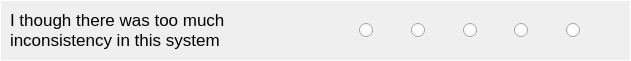
  <widget class="QFrame" name="frame_Q6">
   <property name="geometry">
    <rect>
     <x>60</x>
     <y>390</y>
     <width>631</width>
     <height>61</height>
    </rect>
   </property>
   <property name="styleSheet">
    <string notr="true">QFrame
{
border:1px solid white;
}

QRadioButton::indicator::checked
{ 
	border: 2px solid white; 
	border-radius: 6px; 
	background-color: rgb(225,67,19); 
	width: 10px; 
	height: 9px; 
}</string>
   </property>
   <property name="frameShape">
    <enum>QFrame::StyledPanel</enum>
   </property>
   <property name="frameShadow">
    <enum>QFrame::Raised</enum>
   </property>
   <widget class="QLabel" name="label_Text6">
    <property name="geometry">
     <rect>
      <x>10</x>
      <y>10</y>
      <width>311</width>
      <height>41</height>
     </rect>
    </property>
    <property name="font">
     <font>
      <family>Arial</family>
      <pointsize>13</pointsize>
     </font>
    </property>
    <property name="styleSheet">
     <string notr="true">QFrame
{
border:none;
}</string>
    </property>
    <property name="text">
     <string>&lt;html&gt;&lt;head/&gt;&lt;body&gt;&lt;p&gt;I though there was too much inconsistency in this system&lt;/p&gt;&lt;/body&gt;&lt;/html&gt;</string>
    </property>
    <property name="textFormat">
     <enum>Qt::RichText</enum>
    </property>
    <property name="wordWrap">
     <bool>true</bool>
    </property>
   </widget>
   <widget class="QFrame" name="frame_Choice6">
    <property name="geometry">
     <rect>
      <x>350</x>
      <y>10</y>
      <width>271</width>
      <height>41</height>
     </rect>
    </property>
    <property name="layoutDirection">
     <enum>Qt::LeftToRight</enum>
    </property>
    <property name="styleSheet">
     <string notr="true">QFrame
{
border:none;
}</string>
    </property>
    <property name="frameShape">
     <enum>QFrame::StyledPanel</enum>
    </property>
    <property name="frameShadow">
     <enum>QFrame::Raised</enum>
    </property>
    <layout class="QHBoxLayout" name="horizontalLayout_7">
     <item>
      <widget class="QRadioButton" name="quest6Ans1">
       <property name="layoutDirection">
        <enum>Qt::LeftToRight</enum>
       </property>
       <property name="text">
        <string/>
       </property>
       <property name="checked">
        <bool>false</bool>
       </property>
       <property name="autoExclusive">
        <bool>true</bool>
       </property>
      </widget>
     </item>
     <item>
      <widget class="QRadioButton" name="quest6Ans2">
       <property name="text">
        <string/>
       </property>
      </widget>
     </item>
     <item>
      <widget class="QRadioButton" name="quest6Ans3">
       <property name="text">
        <string/>
       </property>
      </widget>
     </item>
     <item>
      <widget class="QRadioButton" name="quest6Ans4">
       <property name="text">
        <string/>
       </property>
      </widget>
     </item>
     <item>
      <widget class="QRadioButton" name="quest6Ans5">
       <property name="layoutDirection">
        <enum>Qt::LeftToRight</enum>
       </property>
       <property name="text">
        <string/>
       </property>
      </widget>
     </item>
    </layout>
   </widget>
  </widget>
